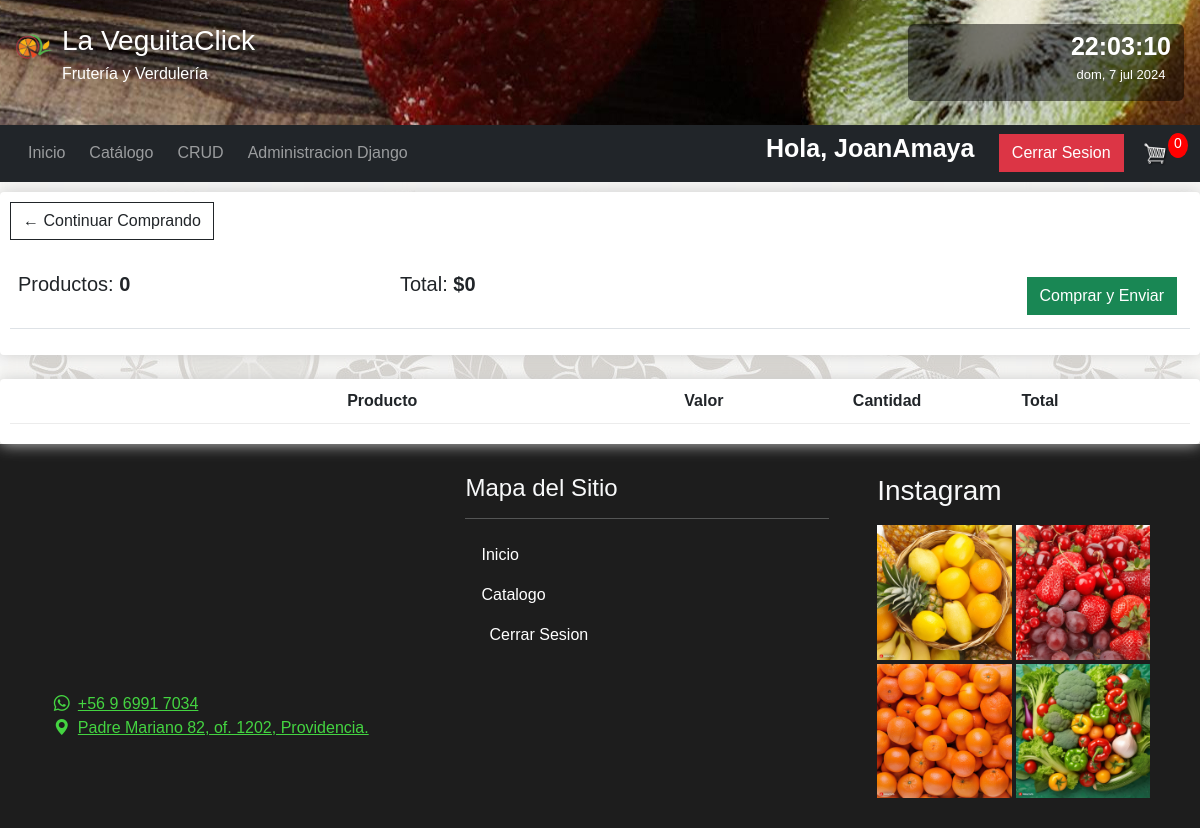
/carrito/ (signed in), run on an earlier commit of the app's database.
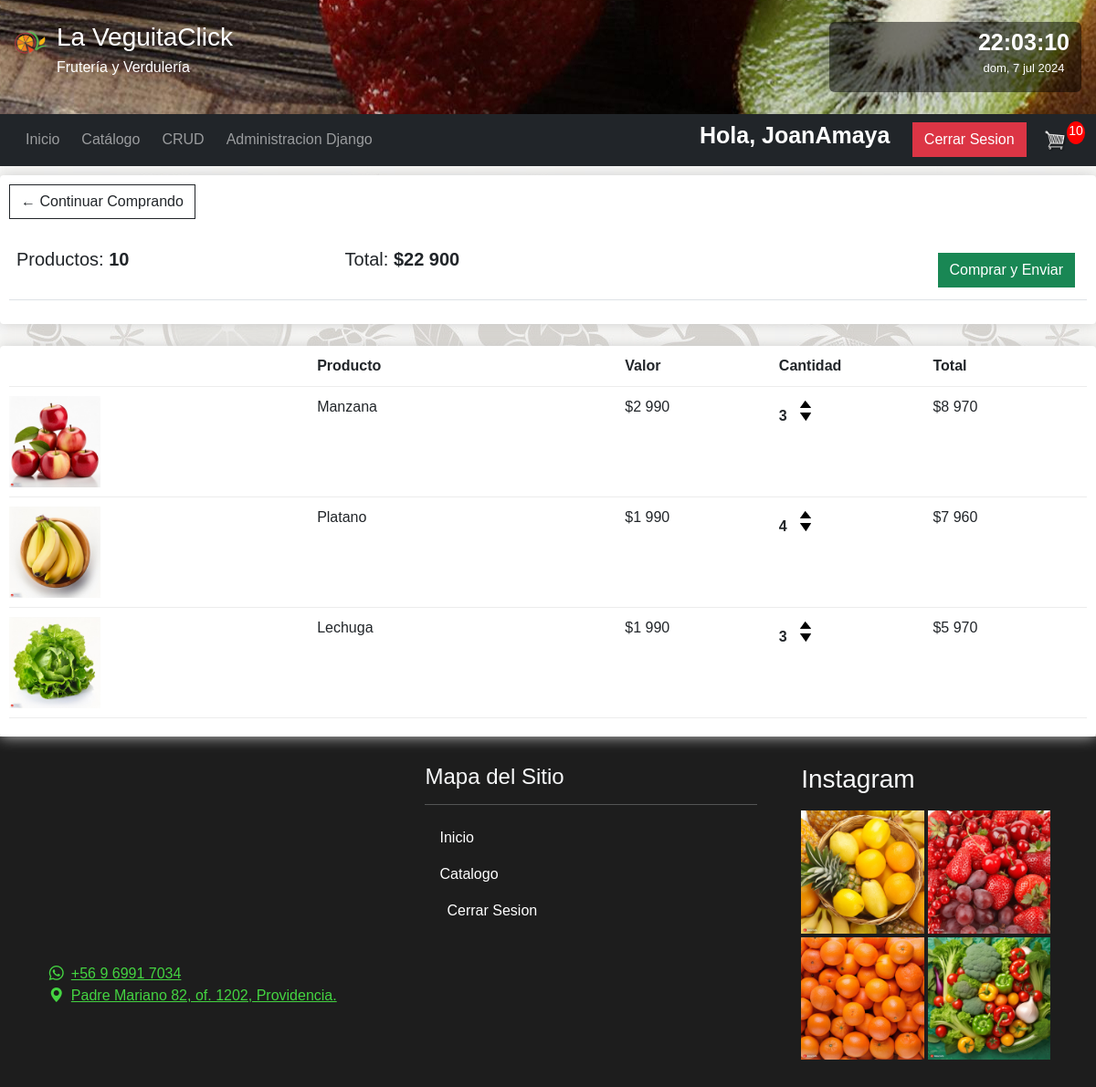
And on a later commit of the database.
### core/models.py (models this page shows, shortened)
class Order(models.Model):
    customer = models.ForeignKey(Customer, on_delete=models.SET_NULL, blank=True, null=True)
    date_ordered = models.DateTimeField(auto_now_add=True)
    complete = models.BooleanField(default=False, null=True, blank=False)
    transaction_id = models.CharField(max_length=100, null=True)
    @property
    def get_cart_total(self):
        orderitems = self.orderitem_set.all()
        total = sum([item.get_total for item in orderitems])
        return total
    @property
    def get_cart_items(self):
        orderitems = self.orderitem_set.all()
        total = sum([item.quantity for item in orderitems])
        return total

class OrderItem(models.Model):
    product = models.ForeignKey(Product, on_delete=models.SET_NULL, null=True)
    order = models.ForeignKey(Order, on_delete=models.SET_NULL, null=True)
    quantity = models.IntegerField(default=0, null=True, blank=True)
    date_added = models.DateTimeField(auto_now_add=True)
    @property
    def get_total(self):
        total = self.product.price * self.quantity
        return total

class Product(models.Model):
    name = models.CharField(max_length=200, verbose_name='Nombre')
    price = models.IntegerField(verbose_name='Precio')
    weight = models.IntegerField(verbose_name='Peso', null=True, blank=True)
    tipo = models.ForeignKey(ProductType,verbose_name='Tipo de Producto',on_delete=models.CASCADE, null=True)
    tipo_peso = models.ForeignKey(WeightType,verbose_name='Tipo de Peso',on_delete=models.CASCADE, null=True)
    digital = models.BooleanField(default=False, null=True, blank=False)
    image = models.ImageField(null=True, blank=True)

### core/views.py (the view)
# urls.py: path('carrito/', carrito, name='carrito'),
def carrito(request):
    data = cartData(request)
    cartItems = data['cartItems']
    order = data['order']
    items = data['items']
    context = {'items':items, 'order':order, 'cartItems':cartItems}
    return render(request,'core/carrito.html', context)

### core/utils.py (called while the page is built)
def cartData(request):
    if request.user.is_authenticated:
        customer, created = Customer.objects.get_or_create(email=request.user.email)
        customer.username = request.user.username
        customer.save()
        order, created = Order.objects.get_or_create(customer=customer, complete=False)
        items = order.orderitem_set.all()
        cartItems = order.get_cart_items
    else:
        cookieData = cookieCart(request)
        cartItems = cookieData['cartItems']
        order = cookieData['order']
        items = cookieData['items']
    return {'cartItems': cartItems, 'order': order, 'items':items}

### core/templates/core/carrito.html (shortened to what this page needs)
{% extends 'core/base.html' %}
{% load static %}
{% load humanize %}
{% block body %}
<div class="row">
    <div class="col-lg-12">
        <div class="box-element">
            <a  class="btn btn-outline-dark" href="{% url 'products' %}">&#x2190; Continuar Comprando</a>
            <br>
            <br>
            <table class="table">
                <tr>
                    <th><h5>Productos: <strong>{{order.get_cart_items}}</strong></h5></th>
                    <th><h5>Total:<strong> ${{order.get_cart_total|intcomma}}</strong></h5></th>
                    <th>
                        <a  style="float:right; margin:5px;" class="btn btn-success" href="{% url 'envios' %}"> Comprar y Enviar</a>
                    </th>
                </tr>
            </table>
        </div>
        <br>
        <div class="box-element">
            <div class="cart-row">
                <div style="flex:2"></div>
                <div style="flex:2"><strong>Producto</strong></div>
                <div style="flex:1"><strong>Valor</strong></div>
                <div style="flex:1"><strong>Cantidad</strong></div>
                <div style="flex:1"><strong>Total</strong></div>
            </div>
            {% for it in items %}
            <div class="cart-row">
                <div style="flex:2"><img class="row-image" src="{{it.product.image.url}}"></div>
                <div style="flex:2"><p>{{it.product.name}}</p></div>
                <div style="flex:1"><p>${{it.product.price|intcomma}}</p></div>
                <div style="flex:1">
                    <p class="quantity">{{it.quantity}}</p>
                    <div class="quantity">
                        <img data-product="{{it.product.id}}" data-action="add" class="chg-quantity add-btn update-cart" src="{% static  'core/img/arrow-up.png' %}">
                        <img data-product="{{it.product.id}}" data-action="remove" class="chg-quantity remove-btn update-cart" src="{% static  'core/img/arrow-down.png' %}">
                    </div>
                </div>
                <div style="flex:1"><p>${{it.get_total| intcomma}}</p></div>
            </div>
            {% endfor %}
        </div>
    </div>
</div>
{% endblock %}

### core/templates/core/base.html (shortened to what the changed rows need)
<!DOCTYPE html>
<html lang="es">
<head>
    {% load static %}
    <link href="https://cdn.jsdelivr.net/npm/bootstrap@5.3.0-alpha3/dist/css/bootstrap.min.css" rel="stylesheet">
    <link rel="stylesheet" href="https://cdn.jsdelivr.net/npm/bootstrap-icons@1.10.5/font/bootstrap-icons.css">
    <link rel="stylesheet" href="{% static 'core/css/styles.css' %}">
</head>
<body data-bs-theme="light" id="body" >
  <header>
    <nav class="navbar navbar-expand-lg navbar-dark bg-dark text-white">
      <div class="container-fluid">
        <div class="collapse navbar-collapse" id="navbarTogglerDemo03">
          <ul class="navbar-nav me-auto mb-2 mb-lg-0">
          </ul>
          {% if request.user.is_authenticated %}
              <div class="form-inline my-2 my-lg-0">
                  <span class="hello-msg">Hola, {{request.user}}</span>
                  <a href="{% url 'logout' %}"class="btn btn-danger">Cerrar Sesion</a>
                  <a href="{% url 'carrito' %}">
                    <img id="cart-icon" src="{% static 'core/img/6+cart.png' %}">
                 </a>
              </div>
              </div>
                  <p id="cart-total">{{cartItems}}</p>
              </div>
          {% else %}
           <div class="form-inline my-2 my-lg-0">
             <a href="{% url 'register' %}"class="btn btn-warning">Registrate!</a>
             <a href="{% url 'register' %}"class="btn btn-success">Iniciar Sesion</a>
           </div>
           </div>
          {% endif %}
    </nav>
  </header>
  <main>
    {% block body %}{% endblock %}
</main>
</body>
</html>

What changed in the data, as far as the page shows it:
removed Order: get_cart_items "0", get_cart_total "0"
now on this page (row edited): Order: get_cart_items "10", get_cart_total "22 900"
added OrderItem: product.image (picture), product.name "Manzana", product.price "2 990", quantity "3", get_total "8 970"
added OrderItem: product.image (picture), product.name "Platano", product.price "1 990", quantity "4", get_total "7 960"
added OrderItem: product.image (picture), product.name "Lechuga", product.price "1 990", quantity "3", get_total "5 970"
Also different on the page:
{{ cartItems }}: "0" → "10"
